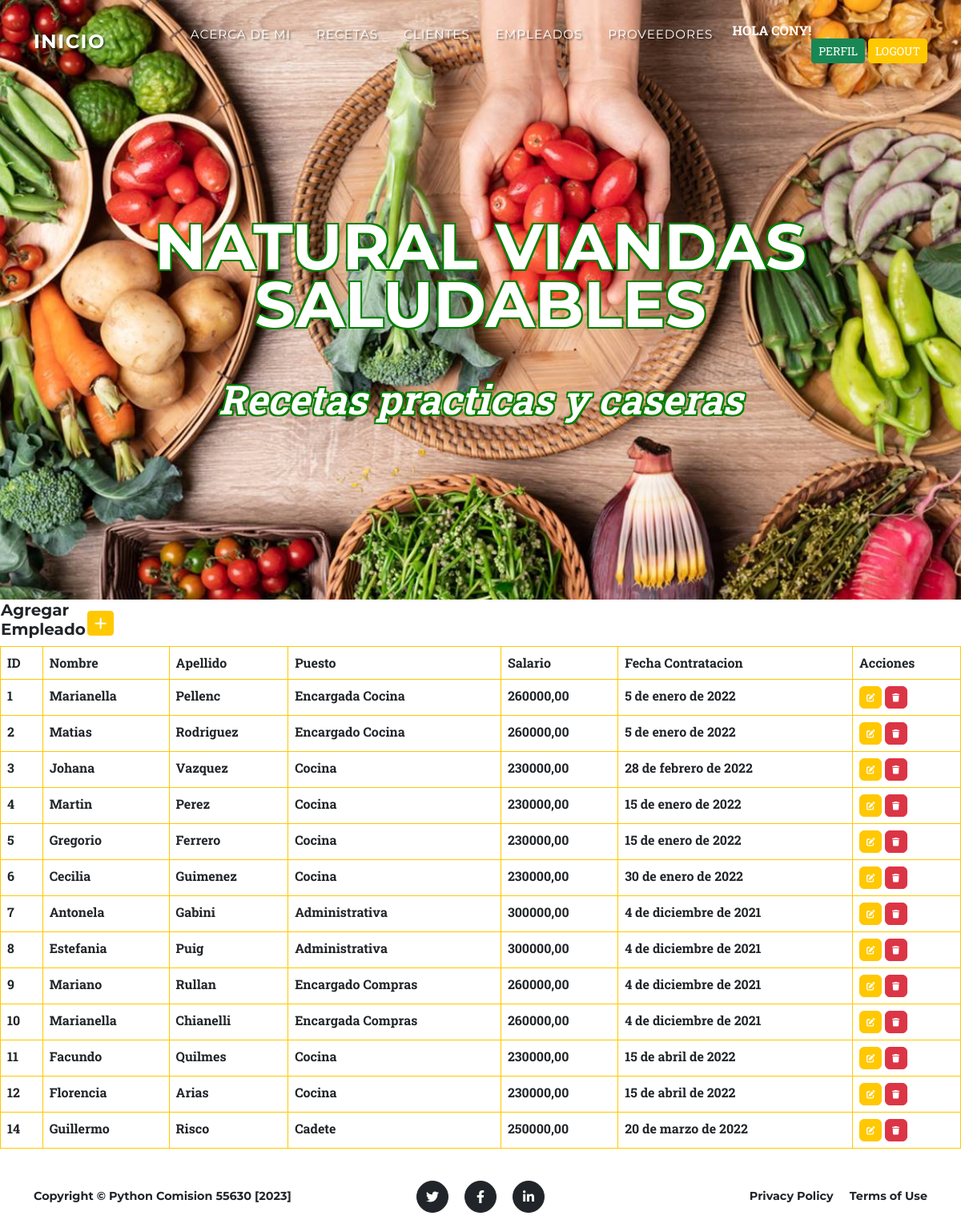
Screenshot of /empleados/ (signed in) with the database file from the repository.
### aplicacion/models.py (models this page shows, shortened)
class Empleado(models.Model):
    nombre = models.CharField(max_length=100)
    apellido = models.CharField(max_length=100)
    puesto = models.CharField(max_length=100)
    salario = models.DecimalField(max_digits=10, decimal_places=2)
    fecha_contratacion = models.DateField()

### aplicacion/views.py (the view)
# urls.py: path('empleados/', EmpleadoList.as_view(), name="empleados" ),
class EmpleadoList(LoginRequiredMixin, ListView):
    model = Empleado

### aplicacion/templates/aplicacion/empleado_list.html
{% extends 'aplicacion/base.html' %}
{% load static %}
{% block contenido %}
    <table>
        <tr>
            <td width="100"><h5>Agregar Empleado</h5></td>
            <td>
                <a
                href="{% url 'create_empleado' %}"
                class="btn btn-primary btn-sm"
                ><i class="fa fa-plus fa-lg" title="New Record"> </i>
                </a>
            </td>
        </tr>
    </table>
    <table class="table table-bordered border-primary">
        <thead>
            <tr>
                <th>ID</th>
                <th>Nombre</th>
                <th>Apellido</th>
                <th>Puesto</th>
                <th>Salario</th>
                <th>Fecha Contratacion</th>
                <th>Acciones</th>
            </tr>
        </thead>
        <tbody>
        {% for e in empleado_list %}
        <tr>
            <td>{{ e.id }}</td>
            <td>{{ e.nombre }}</td>
            <td>{{ e.apellido }}</td>
            <td>{{ e.puesto }}</td>
            <td>{{ e.salario }}</td>
            <td>{{ e.fecha_contratacion }}</td>
            <td>
                <a
                href="{% url 'update_empleado' e.id %}"
                class="btn btn-primary"
                style="--bs-btn-padding-y: .25rem; --bs-btn-padding-x: .5rem; --bs-btn-font-size: .75rem;"
                ><i class="fa fa-edit fa-sm" title="Edit Record"></i>
                </a>
                <a
                href="{% url 'delete_empleado' e.id %}"
                class="btn btn-danger"
                style="--bs-btn-padding-y: .25rem; --bs-btn-padding-x: .5rem; --bs-btn-font-size: .75rem;"
                ><i class="fa fa-trash fa-sm" title="Delete Record"></i>
                </a>
            </td>
        </tr>
        {% endfor %}
        </tbody>
    </table>
{% endblock contenido %}

### aplicacion/templates/aplicacion/base.html (shortened to what this page needs)
<!DOCTYPE html>
<html lang="en">
    <head>
        {% load static %}
        <link href="{% static 'aplicacion/css/styles.css' %}" rel="stylesheet" />
    </head>
    <body id="page-top">
        <nav class="navbar navbar-expand-lg navbar-dark fixed-top" id="mainNav">
            <div class="container">
                <a class="navbar-brand" href="#page-top" style="color: white; text-shadow: 2px 2px 2px rgba(0, 0, 0, 0.5);">Inicio</a>
                <div class="collapse navbar-collapse" id="navbarResponsive">
                    <ul class="navbar-nav text-uppercase ms-auto py-4 py-lg-0">
                        {% if user.is_authenticated %}
                        <li class="nav-item"><a class="nav-link" href="{% url 'acerca_de_mi' %}" style="text-shadow: 2px 2px 2px rgba(0, 0, 0, 0.5);">Acerca de mi</a></li>
                        <li class="nav-item"><a class="nav-link" href="{% url 'recetas' %}" style="text-shadow: 2px 2px 2px rgba(0, 0, 0, 0.5);">Recetas</a></li>
                        <li class="nav-item"><a class="nav-link" href="{% url 'clientes' %}" style="text-shadow: 2px 2px 2px rgba(0, 0, 0, 0.5);">Clientes</a></li>
                        <li class="nav-item"><a class="nav-link" href="{% url 'empleados' %}" style="text-shadow: 2px 2px 2px rgba(0, 0, 0, 0.5);">Empleados</a></li>
                        <li class="nav-item"><a class="nav-link" href="{% url 'proveedores' %}" style="text-shadow: 2px 2px 2px rgba(0, 0, 0, 0.5);">Proveedores</a></li>
                        <p style="color:white"><strong> Hola {{user.username}}!</p>
                        <div class="text-center">
                        </div>
                        <a class="btn btn-sm btn-success" href="{% url 'editar_perfil' %}">Perfil</a>
                        <a class="btn btn-sm btn-primary" href="{% url 'logout' %}">Logout</a>
                    {% else %}
                        <a class="btn btn-sm btn-success" href="{% url 'registro' %}">Registro</a>
                        <a class="btn btn-sm btn-primary" href="{% url 'login' %}">Login</a>
                    {% endif %}
                    </ul>
                </div>
            </div>
        </nav>
        <header class="masthead">
            <div class="container">
                <div class="masthead-heading text-uppercase" style="color: white; font-size: 80px; text-shadow: -2px -2px 0 green, 2px -2px 0 green, -2px 2px 0 green, 2px 2px 0 green;">NATURAL VIANDAS SALUDABLES</div>
                <div class="masthead-subheading" style="color: white; font-size: 50px; text-shadow: -2px -2px 0 green, 2px -2px 0 green, -2px 2px 0 green, 2px 2px 0 green;">Recetas practicas y caseras</div>
            </div>
        </header>
        {% block contenido %}
        {% endblock contenido %}
        <footer class="footer py-4">
            <div class="container">
                <div class="row align-items-center">
                    <div class="col-lg-4 text-lg-start">Copyright &copy; Python Comision 55630 [2023]</div>
                    <div class="col-lg-4 my-3 my-lg-0">
                        <a class="btn btn-dark btn-social mx-2" href="#!" aria-label="Twitter"><i class="fab fa-twitter"></i></a>
                        <a class="btn btn-dark btn-social mx-2" href="#!" aria-label="Facebook"><i class="fab fa-facebook-f"></i></a>
                        <a class="btn btn-dark btn-social mx-2" href="#!" aria-label="LinkedIn"><i class="fab fa-linkedin-in"></i></a>
                    </div>
                    <div class="col-lg-4 text-lg-end">
                        <a class="link-dark text-decoration-none me-3" href="#!">Privacy Policy</a>
                        <a class="link-dark text-decoration-none" href="#!">Terms of Use</a>
                    </div>
                </div>
            </div>
        </footer>
    </body>
</html>

### rows the page displays
Empleado: id "1", nombre "Marianella", apellido "Pellenc", puesto "Encargada Cocina", salario "260000,00", fecha_contratacion "5 de enero de 2022"
Empleado: id "2", nombre "Matias", apellido "Rodriguez", puesto "Encargado Cocina", salario "260000,00", fecha_contratacion "5 de enero de 2022"
Empleado: id "3", nombre "Johana", apellido "Vazquez", puesto "Cocina", salario "230000,00", fecha_contratacion "28 de febrero de 2022"
Empleado: id "4", nombre "Martin", apellido "Perez", puesto "Cocina", salario "230000,00", fecha_contratacion "15 de enero de 2022"
Empleado: id "5", nombre "Gregorio", apellido "Ferrero", puesto "Cocina", salario "230000,00", fecha_contratacion "15 de enero de 2022"
Empleado: id "6", nombre "Cecilia", apellido "Guimenez", puesto "Cocina", salario "230000,00", fecha_contratacion "30 de enero de 2022"
Empleado: id "7", nombre "Antonela", apellido "Gabini", puesto "Administrativa", salario "300000,00", fecha_contratacion "4 de diciembre de 2021"
Empleado: id "8", nombre "Estefania", apellido "Puig", puesto "Administrativa", salario "300000,00", fecha_contratacion "4 de diciembre de 2021"
Empleado: id "9", nombre "Mariano", apellido "Rullan", puesto "Encargado Compras", salario "260000,00", fecha_contratacion "4 de diciembre de 2021"
Empleado: id "10", nombre "Marianella", apellido "Chianelli", puesto "Encargada Compras", salario "260000,00", fecha_contratacion "4 de diciembre de 2021"
Empleado: id "11", nombre "Facundo", apellido "Quilmes", puesto "Cocina", salario "230000,00", fecha_contratacion "15 de abril de 2022"
Empleado: id "12", nombre "Florencia", apellido "Arias", puesto "Cocina", salario "230000,00", fecha_contratacion "15 de abril de 2022"
Empleado: id "14", nombre "Guillermo", apellido "Risco", puesto "Cadete", salario "250000,00", fecha_contratacion "20 de marzo de 2022"

### other values shown
{{ user.username }} "CONY"
